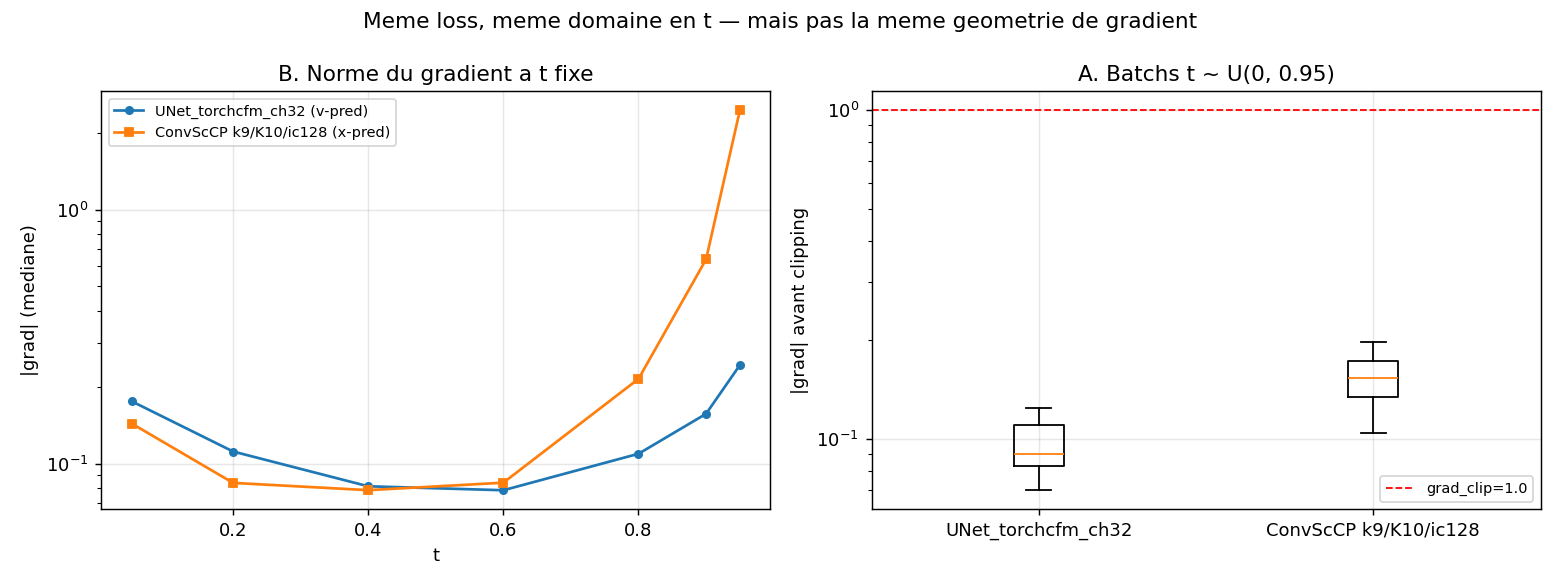

Write Python code to recreate this figure.
# -*- coding: utf-8 -*-
"""
check_gradient_geometry.py

Depuis le passage a t ~ U(0, t_max) sans clamp, UNet (v-pred) et ScCP (x-pred)
optimisent la MEME quantite : ||v_pred - ut||^2 sur le meme domaine en t
(verifie a l'exactitude machine par check_tmax_equivalence.py).

Meme loss ne veut pas dire meme probleme d'optimisation. Pour un modele x-pred,
    dL/dtheta = dL/dx1p . dx1p/dtheta   avec  dL/dx1p ~ 1/(1-t)^2,
donc un echantillon a t proche de t_max pese jusqu'a 1/(1-t_max)^2 fois plus dans
le gradient que la meme erreur a t=0 — alors que pour un v-pred tous les t pesent
1 dans l'espace de sortie du reseau. Avec grad_clip=1.0 partage, le clipping ne
mord donc pas de la meme facon sur les deux familles.

Ce script mesure ce qui reste asymetrique :
  A. sur des batchs realistes (t ~ U(0, t_max)) : loss, norme du gradient AVANT
     clipping, et frequence a laquelle grad_clip=1.0 mord ;
  B. a t fixe : norme du gradient en fonction de t -> ou est la masse.

Sorties -> check_gradient_geometry.png / .txt

Usage
-----
    source ~/.venvs/unn/bin/activate
    python check_gradient_geometry.py --device cuda:0
"""

import argparse
import os
import time

import numpy as np
import torch
import matplotlib
matplotlib.use("Agg")
import matplotlib.pyplot as plt

from torchcfm.conditional_flow_matching import ExactOptimalTransportConditionalFlowMatcher

from compute_fid_cifar10 import build_from_name
from run_cifar10_torchcfm_recipe import RECIPE, t_max_for

IMG_SIZE, CHANNELS = 32, 3
DIM = CHANNELS * IMG_SIZE * IMG_SIZE
RES = "results_afhq32"

RUNS = [
    ("UNet_torchcfm_ch32 (v-pred)", f"{RES}/UNet_torchcfm_ch32/ckpt_step_200000.pt"),
    ("ConvScCP k9/K10/ic128 (x-pred)",
     f"{RES}/ConvScCP_UNN_rgb_k9_K10_ic128_L1_LFO/latest.pt"),
]
T_GRID = [0.05, 0.2, 0.4, 0.6, 0.8, 0.9, 0.95]


def loss_of(model, is_unet, xt, ut, t):
    """La loss TELLE QU'ELLE EST MAINTENANT dans train_one, branche par branche.
    Les deux expressions sont egales terme a terme ; seul le chemin de gradient differe."""
    B = xt.shape[0]
    tc = t.view(-1, 1)
    if is_unet:
        xt_img = xt.view(B, CHANNELS, IMG_SIZE, IMG_SIZE)
        ut_img = ut.view(B, CHANNELS, IMG_SIZE, IMG_SIZE)
        return torch.mean((model(t, xt_img) - ut_img) ** 2)
    out = model(torch.cat([xt, tc], dim=-1))       # .train() -> x1_pred
    x1_tgt = xt + ut * (1 - tc)
    return torch.mean((out - x1_tgt) ** 2 / (1 - tc) ** 2)


def grad_norm(model, loss):
    model.zero_grad(set_to_none=True)
    loss.backward()
    sq = sum(float(p.grad.pow(2).sum()) for p in model.parameters() if p.grad is not None)
    model.zero_grad(set_to_none=True)
    return sq ** 0.5


def main():
    p = argparse.ArgumentParser()
    p.add_argument("--device", type=str, default="cuda:0")
    p.add_argument("--cache", type=str, default="./data/afhq_cat32_train.pt")
    p.add_argument("--euler-steps", type=int, default=20)
    p.add_argument("--batch-size", type=int, default=128)
    p.add_argument("--n-batch", type=int, default=24)
    p.add_argument("--seed", type=int, default=0)
    args = p.parse_args()

    device = torch.device(args.device)
    torch.manual_seed(args.seed)
    np.random.seed(args.seed)              # le plan OT tire via le RNG numpy global
    t_max = t_max_for(args.euler_steps)
    clip = RECIPE["grad_clip"]
    B, NB = args.batch_size, args.n_batch

    obj = torch.load(args.cache, map_location="cpu", weights_only=False)
    data = obj["data"].float().div_(127.5).sub_(1.0)
    FM = ExactOptimalTransportConditionalFlowMatcher(sigma=0.0)

    models = []
    for label, path in RUNS:
        if not os.path.exists(path):
            print(f"  [skip] {path} absent"); continue
        ckpt = torch.load(path, map_location="cpu", weights_only=False)
        m, is_unet = build_from_name(ckpt["name"], device)
        m.load_state_dict(ckpt["state_dict"], strict=True)   # poids bruts : ce sont
        m.t_max = t_max                                      # eux qui recoivent le grad
        m.train()
        models.append((label, m, is_unet))
        print(f"  {label:<32} step {ckpt.get('step')} | t_max={t_max}", flush=True)

    g = torch.Generator().manual_seed(args.seed)
    idx = torch.randperm(data.shape[0], generator=g)[: B * NB]
    x1_all = data[idx].reshape(NB, B, -1).to(device)
    x0_all = torch.randn(NB, B, DIM, generator=g).to(device)
    pairs = [FM.ot_sampler.sample_plan(x0_all[b], x1_all[b]) for b in range(NB)]

    t0 = time.perf_counter()
    lines = ["=" * 76,
             f"A. Batchs realistes : t ~ U(0, {t_max:g}), OT, {NB} x {B} images, "
             f"grad_clip={clip}", "=" * 76,
             f"{'modele':<34}{'loss':>9}{'|grad| med':>12}{'|grad| p95':>12}"
             f"{'clip mord':>11}"]
    stats = {}
    for label, model, is_unet in models:
        ls, gs = [], []
        for b, (x0, x1) in enumerate(pairs):
            tg = torch.Generator(device="cpu").manual_seed(1000 + b)
            t = (torch.rand(B, generator=tg) * t_max).to(device)
            xt = (1 - t.view(-1, 1)) * x0 + t.view(-1, 1) * x1
            ut = x1 - x0
            loss = loss_of(model, is_unet, xt, ut, t)
            ls.append(float(loss.detach())); gs.append(grad_norm(model, loss))
        gs = np.array(gs)
        stats[label] = gs
        lines.append(f"{label:<34}{np.mean(ls):>9.4f}{np.median(gs):>12.3f}"
                     f"{np.percentile(gs, 95):>12.3f}"
                     f"{100*np.mean(gs > clip):>10.0f}%")
    lines += ["",
              "loss : identique par construction (meme t, meme quantite). |grad| : norme",
              "AVANT clipping. « clip mord » = part des steps ou grad_clip la rabote,",
              "donc ou la DIRECTION est conservee mais l'amplitude perdue.", ""]

    lines += ["=" * 76, "B. Norme du gradient a t FIXE (meme batch pour les deux)",
              "=" * 76,
              f"{'t':>7}" + "".join(f"{lab[:24]:>26}" for lab, _, _ in models)]
    curves = {lab: [] for lab, _, _ in models}
    for tv in T_GRID:
        row = f"{tv:>7.2f}"
        for label, model, is_unet in models:
            gs = []
            for x0, x1 in pairs[:8]:
                t = torch.full((B,), tv, device=device)
                xt = (1 - tv) * x0 + tv * x1
                gs.append(grad_norm(model, loss_of(model, is_unet, xt, x1 - x0, t)))
            curves[label].append(float(np.median(gs)))
            row += f"{curves[label][-1]:>26.3f}"
        lines.append(row)
    lines += ["",
              "Un v-pred a un gradient d'amplitude comparable a tous les t. Un x-pred le",
              f"voit croitre comme 1/(1-t)^2, borne a {1/(1-t_max)**2:.0f} par t_max : c'est",
              "la meme loss, mais pas le meme probleme d'optimisation.", ""]

    # ---- C. part du gradient portee par la queue en t -------------------------
    T_CUT = 0.9
    lines += ["=" * 76,
              f"C. Part du gradient du batch portee par les echantillons t > {T_CUT}",
              "=" * 76,
              f"{'modele':<34}{'% du batch':>12}{'||g_queue||/||g||':>20}"]
    for label, model, is_unet in models:
        fr, share = [], []
        for b, (x0, x1) in enumerate(pairs[:12]):
            tg = torch.Generator(device="cpu").manual_seed(1000 + b)
            t = (torch.rand(B, generator=tg) * t_max).to(device)
            hi = t > T_CUT
            if int(hi.sum()) == 0:
                continue
            xt = (1 - t.view(-1, 1)) * x0 + t.view(-1, 1) * x1
            ut = x1 - x0
            g_full = grad_norm(model, loss_of(model, is_unet, xt, ut, t))
            # meme normalisation (/B) que la loss complete : on isole la CONTRIBUTION
            # de la queue au gradient du batch, pas sa loss moyenne.
            scale = int(hi.sum()) / B
            g_hi = grad_norm(model,
                             loss_of(model, is_unet, xt[hi], ut[hi], t[hi]) * scale)
            fr.append(100 * scale); share.append(g_hi / max(g_full, 1e-12))
        lines.append(f"{label:<34}{np.mean(fr):>11.1f}%{np.mean(share):>20.2f}")
    lines += ["",
              f"Si la queue portait tout, le ratio vaudrait ~1 ; s'il vaut ~ sa part en",
              f"nombre ({np.mean(fr):.0f} %), aucun regime ne domine.", ""]

    txt = "\n".join(lines)
    print("\n" + txt, flush=True)
    with open("check_gradient_geometry.txt", "w") as f:
        f.write(txt + "\n")

    fig, ax = plt.subplots(1, 2, figsize=(12, 4.5))
    for (lab, _, _), st in zip(models, ["-o", "-s"]):
        ax[0].plot(T_GRID, curves[lab], st, ms=4, label=lab)
    ax[0].set_yscale("log"); ax[0].set_xlabel("t"); ax[0].set_ylabel("|grad| (mediane)")
    ax[0].set_title("B. Norme du gradient a t fixe"); ax[0].grid(alpha=0.3)
    ax[0].legend(fontsize=8)
    ax[1].boxplot([stats[lab] for lab, _, _ in models],
                  tick_labels=[lab.split(" (")[0] for lab, _, _ in models], showfliers=False)
    ax[1].axhline(clip, color="r", ls="--", lw=1, label=f"grad_clip={clip}")
    ax[1].set_yscale("log"); ax[1].set_ylabel("|grad| avant clipping")
    ax[1].set_title(f"A. Batchs t ~ U(0, {t_max:g})"); ax[1].grid(alpha=0.3)
    ax[1].legend(fontsize=8)
    fig.suptitle("Meme loss, meme domaine en t — mais pas la meme geometrie de gradient")
    fig.tight_layout(); fig.savefig("check_gradient_geometry.png", dpi=130)
    print(f"-> check_gradient_geometry.png / .txt   ({time.perf_counter()-t0:.0f}s)",
          flush=True)


if __name__ == "__main__":
    main()
